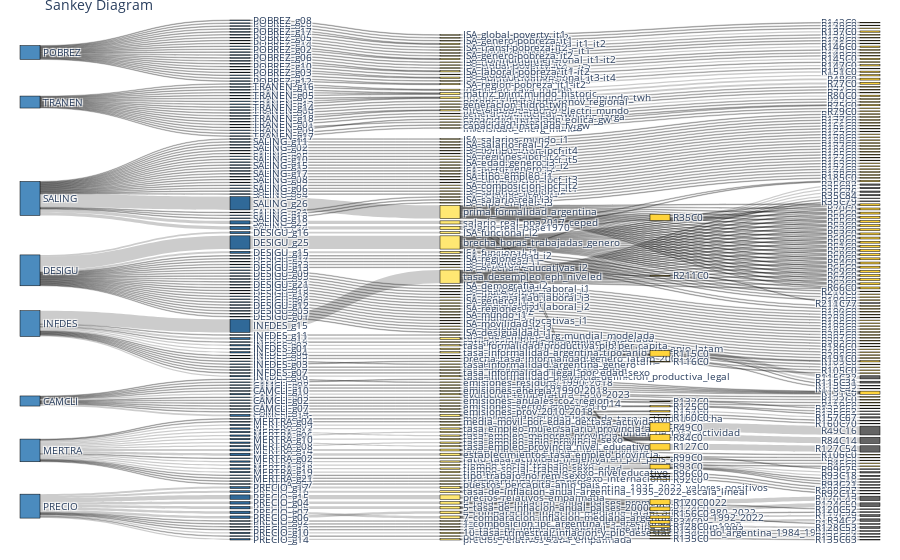

Source (notebook cell):
### Code cell


### Figure 1 — Plotly figure (JSON) as saved in the notebook; plotly's stock layout.template omitted (floating-point values rounded to 4 significant figures; data arrays with more than 128 entries replaced by an {"elided": "..."} marker saying what was removed)
{"data": [{"link": {"source": {"elided": "599 int values"}, "target": {"elided": "599 int values"}, "value": {"elided": "599 int values"}}, "node": {"color": {"elided": "486 str values"}, "label": {"elided": "486 str values"}, "line": {"color": "black", "width": 0.5}, "pad": 15, "thickness": 20}, "type": "sankey"}], "layout": {"font": {"size": 10}, "margin": {"b": 20, "l": 20, "r": 20, "t": 20}, "title": {"text": "Sankey Diagram"}}}
